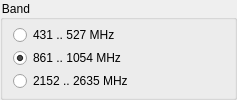
            <widget class="QGroupBox" name="grpRfFrqRange">
             <property name="styleSheet">
              <string notr="true">color: rgb(0, 0, 0);</string>
             </property>
             <property name="title">
              <string>Band</string>
             </property>
             <property name="flat">
              <bool>true</bool>
             </property>
             <layout class="QVBoxLayout" name="verticalLayout_11">
              <property name="spacing">
               <number>1</number>
              </property>
              <property name="leftMargin">
               <number>10</number>
              </property>
              <property name="topMargin">
               <number>3</number>
              </property>
              <property name="rightMargin">
               <number>1</number>
              </property>
              <property name="bottomMargin">
               <number>3</number>
              </property>
              <item>
               <widget class="QRadioButton" name="rbRfRange_431_527">
                <property name="minimumSize">
                 <size>
                  <width>220</width>
                  <height>0</height>
                 </size>
                </property>
                <property name="maximumSize">
                 <size>
                  <width>220</width>
                  <height>16777215</height>
                 </size>
                </property>
                <property name="text">
                 <string>431 .. 527 MHz</string>
                </property>
                <property name="checked">
                 <bool>false</bool>
                </property>
               </widget>
              </item>
              <item>
               <widget class="QRadioButton" name="rbRfRange_861_1054">
                <property name="minimumSize">
                 <size>
                  <width>220</width>
                  <height>0</height>
                 </size>
                </property>
                <property name="text">
                 <string>861 .. 1054 MHz</string>
                </property>
                <property name="checked">
                 <bool>true</bool>
                </property>
               </widget>
              </item>
              <item>
               <widget class="QRadioButton" name="rbRfRange_2152_2635">
                <property name="text">
                 <string>2152 .. 2635 MHz</string>
                </property>
               </widget>
              </item>
             </layout>
            </widget>
